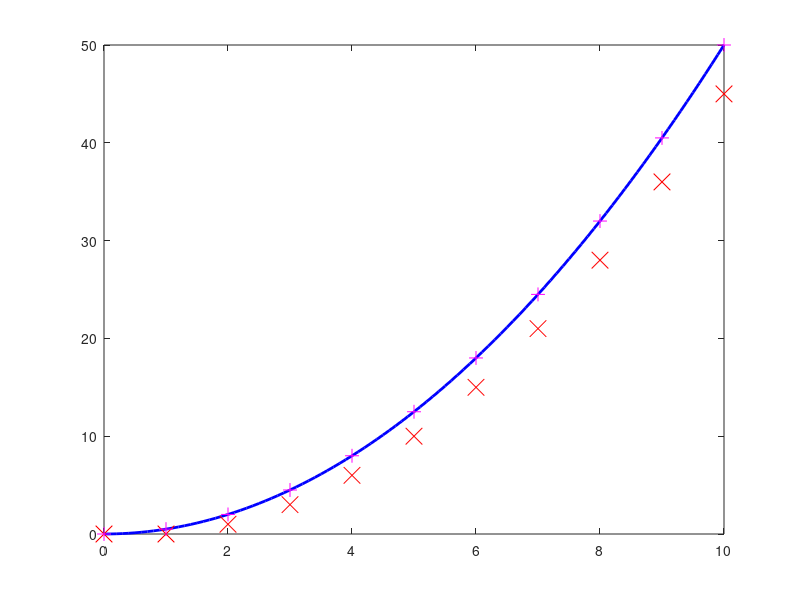

MATLAB code to generate this figure: (Note: this script raises an error after producing the figure.)
fxy='x'
f=inline(fxy,'x','y');
x=[0:0.1:10];
y0=0;
y=0.5*x.^2+y0;
figure(1)
hold off
a=plot(x,y,'b');
set(a,'Linewidth',2)
%step size
h=1.0;
% Euler's method, forward finite difference
xt=[0:h:10];
N=length(xt);
yt=zeros(N,1);
yt(1)=y0;
for n=2:N
    yt(n)=yt(n-1)+h*f(xt(n-1),0);
end
hold on
a=plot(xt,yt,'xr');
set(a,'MarkerSize',12)
% 2nd orded Runge Kutta
yrk=yt;
for n=2:N
    k1=h*f(xt(n-1),yrk(n-1));
    k2=h*f(xt(n),yrk(n-1)+k1);
    yrk(n)=yrk(n-1)+0.5*(k1+k2);
end
a=plot(xt,yrk,'+m');
set(a,'MarkerSize',10);
% Matlab ode45
[xml,yml]=ode45(f,xt,y0);
a=plot(xml,yml,'.g');
set(a,'MarkerSize',20);
a=title(['dy/dx = ' fxy ', y_0 = ' num2str(y0)])
set(a,'FontSize',16);
b=legend('Exact',['Euler, h=' num2str(h)],'2nd order Runge-Kutta','ODE45');
set(b,'FontSize',14);
